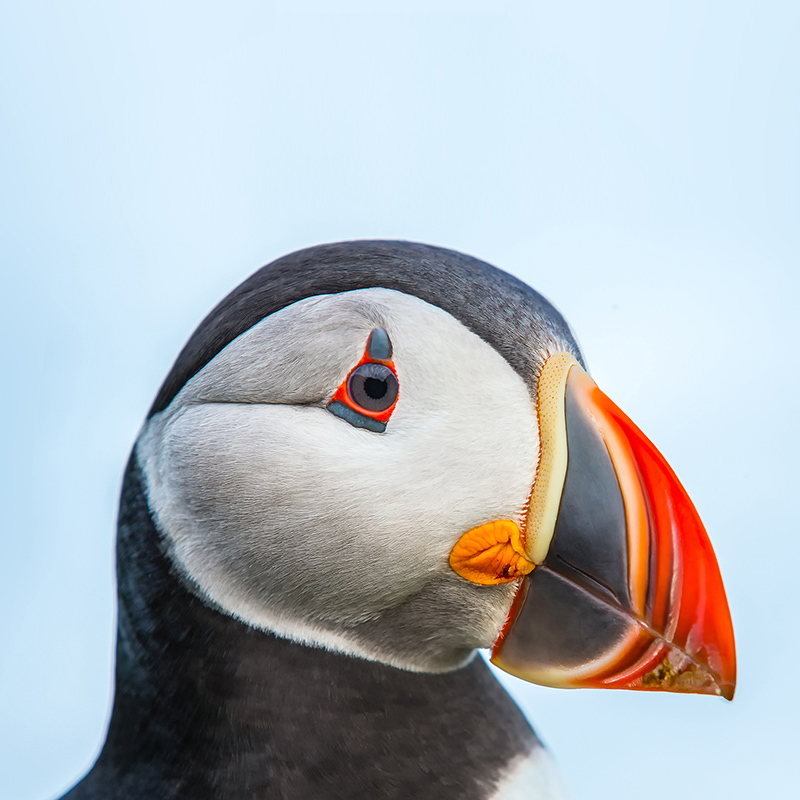
%> input picture pic1.jpg, 800 x 800 px
$ octave Q1_demosaic.m   (GNU Octave 9; MATLAB toolbox functions it lacks are replaced by stand-ins)
%> lines starting %> are read from the running program, lines starting %| are printed output that depends on the picture
clc;
clear;

%Q1a
%read the image
I = imread('pic1.jpg');
%> I is the input picture: size 800x800x3 uint8; mean R, G, B 178.3, 184.6, 190.5
J = imresize(I,1);
%for example, we can make a small neighborhood for J, like
J = I(516:522,516:522,:);

%size of the image:
numrow = size(J,1);
%> numrow = 7
numcol = size(J,2);
%> numcol = 7

%initialiating R,G and B channels
R = zeros(numrow, numcol);
G = zeros(numrow, numcol);
B = zeros(numrow, numcol);
black = zeros(numrow, numcol);
%specify the row to be filled for R, and fill
i = 2:2:numrow;
%> i = [2 4 6]
j = 1:2:numcol;
%> j = [1 3 5 7]
R(i,j) = J(i,j,1);

%specify the row to be filled for G, and fill
i = 1:2:numrow;
%> i = [1 3 5 7]
j = 1:2:numcol;
G(i,j) = J(i,j,2);
i = 2:2:numrow;
%> i = [2 4 6]
j = 2:2:numcol;
G(i,j) = J(i,j,2);

%specify the row to be filled for B, and fill
i = 1:2:numrow;
j = 2:2:numcol;
B(i,j) = J(i,j,3);

%for "example part", we can see R,G,B value to make sure we did correctly:
%R
%G
%B
%or we can show the image
figure(1);
Rchannel = uint8(cat(3,R,black,black));
subplot(1,3,1);
imshow(Rchannel);
title("R channel");

Gchannel = uint8(cat(3,black,G,black));
subplot(1,3,2);
imshow(Gchannel);
title("G channel");

Bchannel = uint8(cat(3,black,black,B));
subplot(1,3,3);
imshow(Bchannel);
title("B channel");
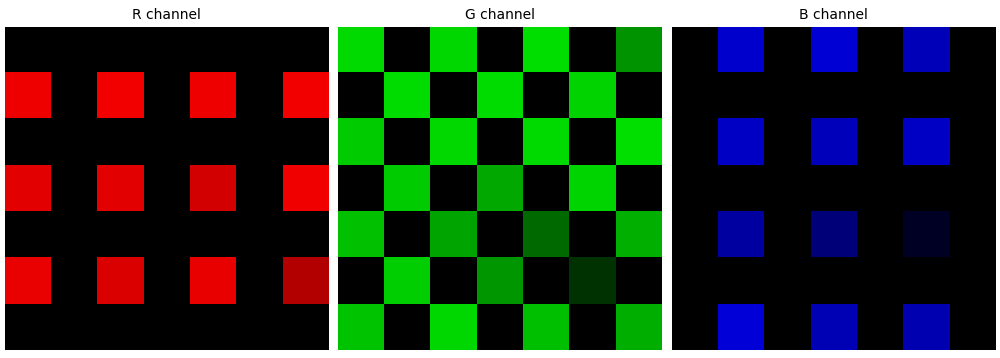
%> figure redrawn from the program's plot data, 3 panels


figure(2);
%showing the synthesizing result
synimage = uint8(cat(3,R,G,B));
subplot(1,2,1);
image(synimage);
title("bayer image");
subplot(1,2,2);
image(J);
title("original image");
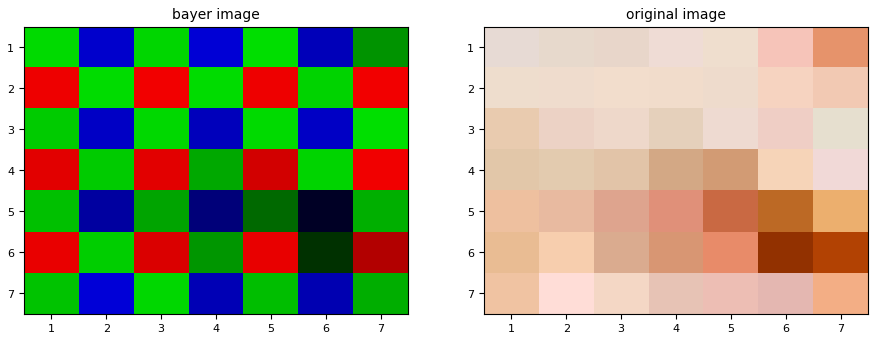
%> figure redrawn from the program's plot data, 2 panels


%Q1b

%neighbor averaging
%neighbor = [0 0.5 0; 0.5 0 0.5; 0 0.5 0];
%corner averaging
%corner = [0.25 0 0.25; 0 0 0; 0.25 0 0.25];

%FilterRB is the sum of neighbor averaging and corner averaging and itself(central 1)
FilterRB = [0.25 0.5 0.25; 0.5 1 0.5; 0.25 0.5 0.25];
FinalR = conv2(R,FilterRB,'same');
%> FinalR = [119 120 121 120 119 120 121; 238 240 242 240 238 240 242; 232 233 234 229 224 232.8 241.5; 226 226 226 218 210 225.5 241; 229.5 225.8 222 221.5 221 215.2 209.5; 233 225.5 218 225 232 205 178; 116.5 112.8 109 112.5 116 102.5 89]
FinalB = conv2(B,FilterRB,'same');
%> FinalB = [102 204 208.5 213 199 185 92.5; 100.2 200.5 200.2 200 195.5 191 95.5; 98.5 197 192 187 192 197 98.5; 89.25 178.5 166.2 154 135.5 117 58.5; 80 160 140.5 121 79 37 18.5; 93.75 187.5 169.2 151 129 107 53.5; 107.5 215 198 181 179 177 88.5]

%for G, it only has neighbor averaging (and itself)
FilterG = [0 0.25 0; 0.25 1 0.25; 0 0.25 0];
FinalG = conv2(G,FilterG,'same');
%> FinalG = [218 163 214 164 222 145 147; 160.2 220 217.5 220 217.8 211 145.2; 203 210.5 216 205.5 218 216 223; 149.5 203 187.8 168 175.8 212 152.5; 192 191.2 164 146.8 105 135.2 175; 148.2 206 183.8 150 123.5 49 99.5; 195 154 215 138.8 190 103.2 174]


%Q1c
%we concatnate the R,G,B we get, and they combined are the final image
tempimage = cat(3, FinalR, FinalG, FinalB);
%make sure the values are all valid
synthetic_image=uint8(tempimage);
%draw original image and synthetized image to compare
figure(3);
subplot(1,2,1);
image(synthetic_image, 'CDataMapping','scaled');
title("synthetic image");
subplot(1,2,2);
image(J);
title("original image");
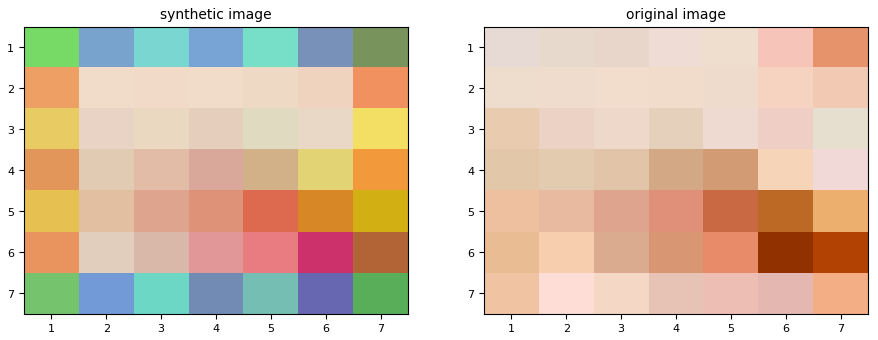
%> figure redrawn from the program's plot data, 2 panels
